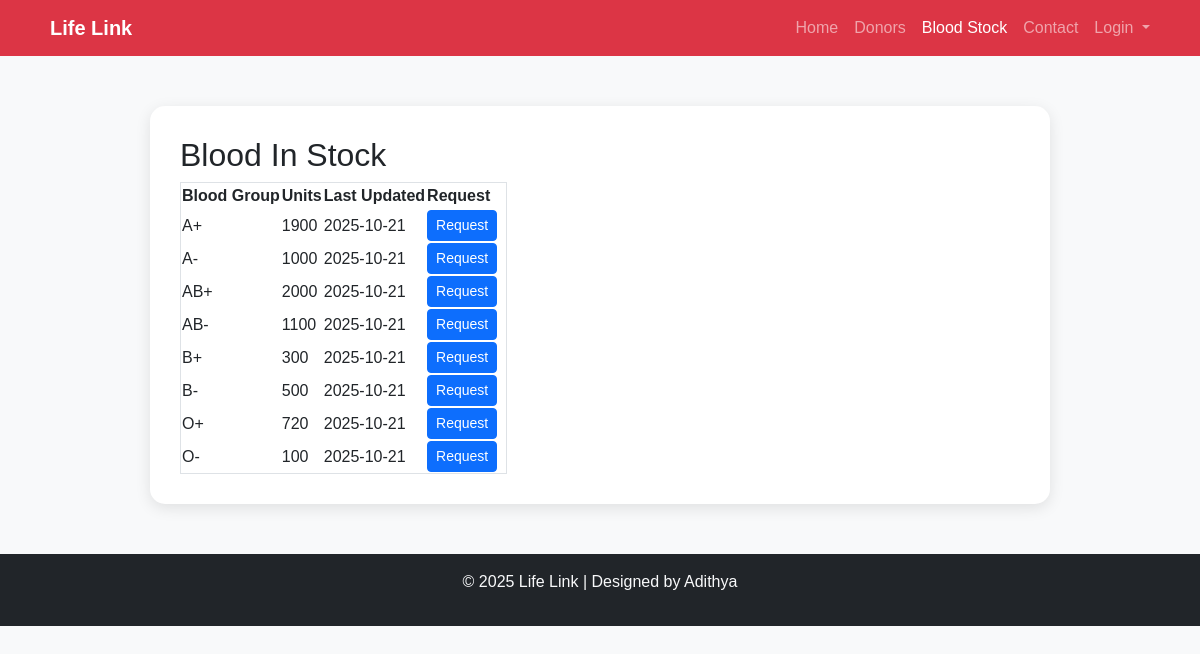
/stock_details/, run on an earlier commit of the app's database.
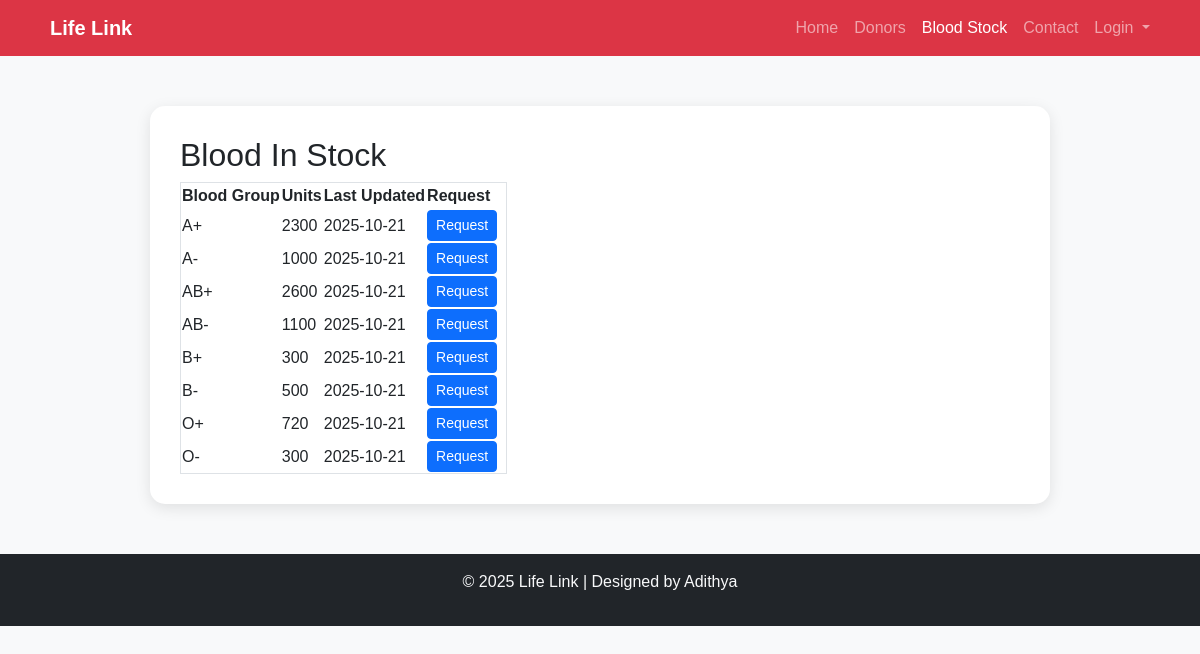
And on a later commit of the database.
### blood_bank_app/models.py (models this page shows, shortened)
class BloodStock(models.Model):
    BLOOD_GROUPS = BLOOD_GROUP_CHOICES
    blood_group = models.CharField(max_length=3, choices=BLOOD_GROUPS, unique=True)
    units = models.PositiveIntegerField(default=0)
    collection_date = models.DateField(auto_now_add=True)
    expiry_date = models.DateField(blank=True, null=True)
    last_updated = models.DateTimeField(auto_now=True)

### blood_bank_app/views.py (the view)
# urls.py: path('stock_details/', views.stock_details, name='stock_details'),
def stock_details(request):
    stocks = BloodStock.objects.all().order_by('blood_group')
    return render(request, 'patient/stock_details.html', {'stocks': stocks})

### blood_bank_app/templates/patient/stock_details.html (shortened to what this page needs)
<!DOCTYPE html>
<html lang="en">
<head>
  <link href="https://cdn.jsdelivr.net/npm/bootstrap@5.3.3/dist/css/bootstrap.min.css" rel="stylesheet">
</head>
<body>
  <nav class="navbar navbar-expand-lg navbar-dark bg-danger">
    <div class="container">
      <a class="navbar-brand fw-bold" href="#">Life Link</a>
      <div class="collapse navbar-collapse" id="navbarNav">
        <ul class="navbar-nav ms-auto">
          <li class="nav-item"><a class="nav-link" href="{% url 'home' %}">Home</a></li>
          <li class="nav-item"><a class="nav-link" href="#">Donors</a></li>
          <li class="nav-item"><a class="nav-link active" href="{% url 'blood_stock_list' %}">Blood Stock</a></li>
          <li class="nav-item"><a class="nav-link" href="{% url 'contact' %}">Contact</a></li>
          <li class="nav-item dropdown">
            <a class="nav-link dropdown-toggle" href="#" id="loginDropdown" role="button" data-bs-toggle="dropdown">
              Login
            </a>
          </li>
        </ul>
      </div>
    </div>
  </nav>
  <section class="contact-section">
    <div class="contact-card">
      <h2>Blood In Stock</h2>
    <table class="border">
        <thead>
            <tr>
                <th>Blood Group</th>
                <th>Units</th>
                <th>Last Updated</th>
                <th>Request</th>
            </tr>
        </thead>
        <tbody>
            {% for stock in stocks %}
            <tr>
                <td>{{ stock.blood_group }}</td>
                <td>{{ stock.units }}</td>
                <td>{{ stock.last_updated|date:"Y-m-d" }}</td>
                <td>
                  <a href="{% url 'update_blood_stock' stock.id %}" class="btn btn-primary btn-sm me-2">
                     Request
                  </a>
                </td>
            </tr>
            {% empty %}
            <tr><td colspan="4">No stock records found.</td></tr>
            {% endfor %}
        </tbody>
    </table>
    </div>
  </section>
  <footer class="text-center py-3 bg-dark text-light">
    <p>© 2025 Life Link  | Designed by Adithya</p>
  </footer>
</body>
</html>

What changed in the data, as far as the page shows it:
changed BloodStock (number 1 of 8 on the later page): units "1900" → "2300"
changed BloodStock "AB+": units "2000" → "2600"
changed BloodStock (number 8 of 8 on the later page): units "100" → "300"
